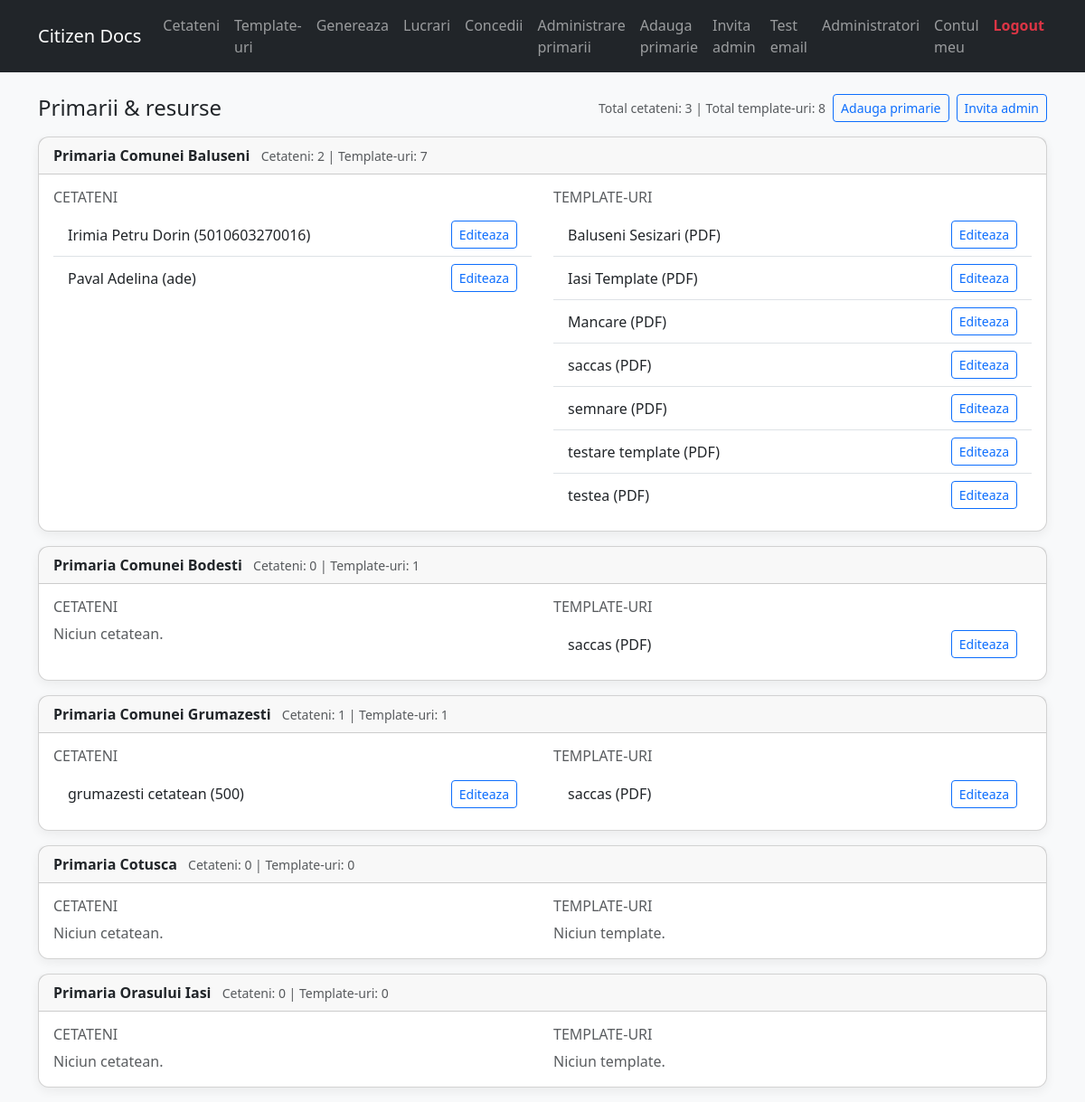
Screenshot of /superadmin/overview/ (signed in) with the database file from the repository.
### core/models.py (models this page shows, shortened)
class Municipality(models.Model):
    name = models.CharField(max_length=200, unique=True)
    slug = models.SlugField(unique=True, blank=True)
    street = models.CharField(max_length=200, blank=True)
    number = models.CharField(max_length=20, blank=True)
    city = models.CharField(max_length=100, blank=True)
    county = models.CharField(max_length=100, blank=True)
    postal_code = models.CharField(max_length=20, blank=True)
    cif = models.CharField("Cod identificare fiscala", max_length=50, blank=True)
    email = models.EmailField(blank=True)
    phone = models.CharField(max_length=50, blank=True)
    mayor_name = models.CharField(max_length=150, blank=True)
    extra_info = models.TextField(blank=True)
    header_logo = models.ImageField(
        upload_to="municipality_headers/", null=True, blank=True
    )
    header_banner = models.ImageField(
        upload_to="municipality_headers/", null=True, blank=True
    )
    created_at = models.DateTimeField(auto_now_add=True)
    class Meta:
        ordering = ["name"]

class Citizen(models.Model):
    STATUS_CHOICES = [
        ("updated", "Date actualizate"),
        ("pending_validation", "Se asteapta validare"),
        ("needs_update", "Necesita actualizare"),
        ("up_to_date", "Date la zi"),
    ]
    full_name = models.CharField(max_length=200)
    identifier = models.CharField(
        max_length=50,
        blank=True,
        help_text="Ex: CNP sau un cod intern",
    )
    municipality = models.ForeignKey(
        Municipality, null=True, blank=True, on_delete=models.SET_NULL, related_name="citizens"
    )
    user = models.OneToOneField(
        User,
        null=True,
        blank=True,
        on_delete=models.SET_NULL,
        related_name="citizen_profile",
    )
    nume = models.CharField(max_length=100, blank=True)
    prenume = models.CharField(max_length=100, blank=True)
    cnp = models.CharField(max_length=13, unique=True, null=True, blank=True)
    strada = models.CharField(max_length=200, blank=True)
    nr = models.CharField(max_length=20, blank=True)
    localitate = models.CharField(max_length=200, blank=True)
    judet = models.CharField(max_length=200, blank=True)
    telefon = models.CharField(max_length=50, blank=True)
    email_recuperare = models.EmailField(blank=True)
    email_recuperare_verified = models.BooleanField(default=False)
    email_recuperare_pending = models.EmailField(blank=True)
    leave_enabled = models.BooleanField(default=True)
    contract_start = models.DateField(null=True, blank=True)
    annual_leave_days = models.PositiveIntegerField(default=21)
    beneficiar = models.CharField(max_length=200, blank=True)
    emitent = models.CharField(max_length=200, blank=True)
    tip_document = models.CharField(max_length=200, blank=True)
    numar_document_extern = models.CharField(max_length=200, blank=True)
    data_emitere = models.DateField(null=True, blank=True)
    data = models.JSONField(default=dict, blank=True)
    profile_status = models.CharField(
        max_length=30, choices=STATUS_CHOICES, default="up_to_date"
    )
    created_at = models.DateTimeField(auto_now_add=True)
    updated_at = models.DateTimeField(auto_now=True)

class DocumentTemplate(models.Model):
    OUTPUT_CHOICES = [
        ("pdf", "PDF"),
        ("word", "Word (.doc pe baza de HTML)"),
    ]
    TEMPLATE_TYPES = [
        ("generate", "Generare imediata"),
        ("workflow", "Trimitere pe flux"),
    ]
    name = models.CharField(max_length=200)
    slug = models.SlugField(unique=True, blank=True)
    description = models.TextField(blank=True)
    body_html = models.TextField()
    output_type = models.CharField(
        max_length=10, choices=OUTPUT_CHOICES, default="pdf"
    )
    template_type = models.CharField(
        max_length=20, choices=TEMPLATE_TYPES, default="generate"
    )
    municipalities = models.ManyToManyField(
        Municipality,
        blank=True,
        related_name="templates",
        help_text="Lasa necompletat pentru a fi disponibil tuturor primariilor",
    )
    created_by = models.ForeignKey(
        User, null=True, blank=True, on_delete=models.SET_NULL
    )
    dynamic_fields = models.JSONField(default=list, blank=True)
    created_at = models.DateTimeField(auto_now_add=True)
    updated_at = models.DateTimeField(auto_now=True)
    class Meta:
        ordering = ["name"]

### core/views.py (the view)
# urls.py: path("superadmin/overview/", views.superadmin_overview, name="superadmin_overview"),
@user_passes_test(lambda u: u.is_superuser)
def superadmin_overview(request):
    municipalities = (
        Municipality.objects.all()
        .prefetch_related("citizens", "templates")
        .order_by("name")
    )
    total_citizens = Citizen.objects.count()
    total_templates = DocumentTemplate.objects.count()
    return render(
        request,
        "core/superadmin_overview.html",
        {
            "municipalities": municipalities,
            "total_citizens": total_citizens,
            "total_templates": total_templates,
        },
    )

### core/context_processors.py (called while the page is built)
def unread_counts(request):
    data = {
        "unread_citizen": 0,
        "unread_staff": 0,
    }
    user = getattr(request, "user", None)
    if not user or not user.is_authenticated:
        return {"unread_counts": data}
    if hasattr(user, "citizen_profile"):
        ctz = user.citizen_profile
        data["unread_citizen"] = Notification.objects.filter(citizen=ctz, is_read=False).count()
    if user.is_staff:
        data["unread_staff"] = StaffNotification.objects.filter(user=user, is_read=False).count()
    return {"unread_counts": data}

### templates/core/superadmin_overview.html (shortened to what this page needs)
{% extends "base.html" %}
{% block content %}
<div class="d-flex justify-content-between align-items-center mb-3">
  <h1 class="h4 mb-0">Primarii & resurse</h1>
  <div class="d-flex align-items-center gap-2">
    <div class="text-muted small">
      Total cetateni: {{ total_citizens }} | Total template-uri: {{ total_templates }}
    </div>
    <a class="btn btn-sm btn-outline-primary" href="{% url 'municipality_create' %}">Adauga primarie</a>
    <a class="btn btn-sm btn-outline-primary" href="{% url 'admin_invite_create' %}">Invita admin</a>
  </div>
</div>
{% for m in municipalities %}
  <div class="card mb-3">
    <div class="card-header d-flex justify-content-between align-items-center">
      <div>
        <strong>{{ m.name }}</strong>
        <span class="text-muted small ms-2">Cetateni: {{ m.citizens.count }} | Template-uri: {{ m.templates.count }}</span>
      </div>
    </div>
    <div class="card-body row">
      <div class="col-md-6">
        <h6 class="text-uppercase text-muted">Cetateni</h6>
        {% if m.citizens.all %}
          <ul class="list-group list-group-flush">
            {% for c in m.citizens.all %}
              <li class="list-group-item d-flex justify-content-between align-items-center">
                <span>{{ c.full_name }} ({{ c.identifier }})</span>
                <a class="btn btn-sm btn-outline-primary" href="{% url 'citizen_edit' c.pk %}">Editeaza</a>
              </li>
            {% endfor %}
          </ul>
        {% else %}
          <p class="text-muted mb-0">Niciun cetatean.</p>
        {% endif %}
      </div>
      <div class="col-md-6">
        <h6 class="text-uppercase text-muted">Template-uri</h6>
        {% if m.templates.all %}
          <ul class="list-group list-group-flush">
            {% for t in m.templates.all %}
              <li class="list-group-item d-flex justify-content-between align-items-center">
                <span>{{ t.name }} ({{ t.get_output_type_display }})</span>
                <a class="btn btn-sm btn-outline-primary" href="{% url 'template_edit' t.slug %}">Editeaza</a>
              </li>
            {% endfor %}
          </ul>
        {% else %}
          <p class="text-muted mb-0">Niciun template.</p>
        {% endif %}
      </div>
    </div>
  </div>
{% empty %}
  <p class="text-muted">Nu exista primarii inregistrate.</p>
{% endfor %}
{% endblock %}

### templates/base.html (shortened to what this page needs)
<!DOCTYPE html>
<html lang="ro">
  <head>
    <link
      href="https://cdn.jsdelivr.net/npm/bootstrap@5.3.3/dist/css/bootstrap.min.css"
      rel="stylesheet"
    />
  </head>
  <body class="bg-light">
    <nav class="navbar navbar-expand-lg navbar-dark bg-dark mb-4">
      <div class="container">
        <a class="navbar-brand" href="{% url 'home' %}">Citizen Docs</a>
        <div class="collapse navbar-collapse" id="mainNav">
          <div class="navbar-nav me-auto">
            {% if request.user.is_staff %}
              <a class="nav-link" href="{% url 'citizen_list' %}">Cetateni</a>
              <a class="nav-link" href="{% url 'template_list' %}">Template-uri</a>
              <a class="nav-link" href="{% url 'generate_select' %}">Genereaza</a>
              <a class="nav-link" href="{% url 'work_item_list' %}">Lucrari</a>
              <a class="nav-link position-relative" href="{% url 'leave_dashboard' %}">
                Concedii
              </a>
              {% if request.user.is_superuser %}
                <a class="nav-link" href="{% url 'superadmin_overview' %}">Administrare primarii</a>
                <a class="nav-link" href="{% url 'municipality_create' %}">Adauga primarie</a>
                <a class="nav-link" href="{% url 'admin_invite_create' %}">Invita admin</a>
                <a class="nav-link" href="{% url 'superadmin_send_test_email' %}">Test email</a>
                <a class="nav-link" href="{% url 'superadmin_admins' %}">Administratori</a>
              {% endif %}
            {% endif %}
          </div>
          <div class="navbar-nav">
            {% if request.user.is_authenticated %}
              {% if request.user.is_staff %}
                <a class="nav-link" href="{% url 'admin_account' %}">Contul meu</a>
              {% else %}
                <a class="nav-link" href="{% url 'citizen_dashboard' %}">Contul meu</a>
              {% endif %}
              <a class="nav-link text-danger fw-bold" href="{% url 'citizen_logout' %}">Logout</a>
            {% else %}
              <a class="nav-link" href="{% url 'citizen_login' %}">Login cetatean</a>
              <a class="nav-link" href="/admin/">Login admin</a>
              <a class="nav-link" href="{% url 'superadmin_request_code' %}">Login super admin</a>
            {% endif %}
          </div>
        </div>
      </div>
    </nav>
    <div class="container">
      {% block content %}{% endblock %}
    </div>
  </body>
</html>

### templates/base.html (style rules this page uses)
body { min-height: 100vh; }
.container { max-width: 1140px; }
.card { border-radius: 12px; box-shadow: 0 4px 12px rgba(0,0,0,0.06); }

### rows the page displays
Municipality: name "Primaria Comunei Baluseni", citizens.count "2", templates.count "7"
Citizen: full_name "Irimia Petru Dorin", identifier "5010603270016"
Citizen: full_name "Paval Adelina", identifier "ade"
DocumentTemplate: name "Baluseni Sesizari", output_type "PDF"
DocumentTemplate: name "Iasi Template", output_type "PDF"
DocumentTemplate: name "Mancare", output_type "PDF"
DocumentTemplate: name "saccas", output_type "PDF"
DocumentTemplate: name "semnare", output_type "PDF"
DocumentTemplate: name "testare template", output_type "PDF"
DocumentTemplate: name "testea", output_type "PDF"
Municipality: name "Primaria Comunei Bodesti", citizens.count "0", templates.count "1", shows "Niciun cetatean."
Municipality: name "Primaria Comunei Grumazesti", citizens.count "1", templates.count "1"
Citizen: full_name "grumazesti cetatean", identifier "500"
Municipality: name "Primaria Cotusca", citizens.count "0", templates.count "0", shows "Niciun cetatean.", shows "Niciun template."
Municipality: name "Primaria Orasului Iasi", citizens.count "0", templates.count "0", shows "Niciun cetatean.", shows "Niciun template."

### other values shown
{{ total_citizens }} "3"
{{ total_templates }} "8"
